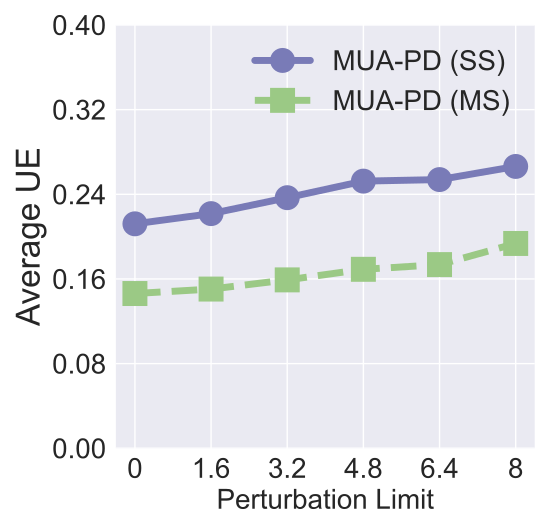

Python code for this plot:


import numpy as np
import matplotlib.pyplot as plt

epsilon = 3
beta = 1 / epsilon


x=[1, 2, 3, 4, 5, 6]
# validation_for_plt =[97,95.8600, 94.9400, 93.5400, 93.2400]
# attack_for_plt=[0, 0.3524, 0, 0.1762, 0.1762]
# basic_for_plt=[99.8, 99.8, 99.8, 99.8, 99.8]

labels = ['0', '1.6', '3.2', '4.8', '6.4', '8']
# unl_org = [97.77, 97.55, 97.35, 97.29, 97.21, 97.21]

# unl_hess_r = [96.6, 96.66, 96.04, 95.94, 95.85, 97.21]
unl_mib = [0.21209, 0.22173, 0.236790, 0.25244, 0.25390, 0.26631]

unl_muv = [0.14622, 0.15043, 0.1591124, 0.169101, 0.173551, 0.193527]
# unl_ss_wo = [94.32, 94.53, 94.78, 93.38, 94.04, 97.21]
for i in range(len(x)):
    unl_mib[i] = unl_mib[i]
    unl_muv[i] = unl_muv[i]


plt.style.use('seaborn')
plt.figure(figsize=(5.5, 5.3))
l_w=5
m_s=15
marker_s = 3
markevery=1
#plt.figure(figsize=(8, 5.3))
#plt.plot(x, unl_fr, color='blue', marker='^', label='Retrain',linewidth=l_w, markersize=m_s)
plt.plot(x, unl_mib, linestyle='-', color='#797BB7', marker='o', fillstyle='full', markevery=markevery,
         label='MUA-PD (SS)', linewidth=l_w, markersize=m_s, markeredgewidth=marker_s)

#plt.plot(x, unl_ss_w, color='g',  marker='*',  label='PriMU$_{w}$',linewidth=l_w, markersize=m_s)
plt.plot(x, unl_muv, linestyle='--', color='#9BC985',  marker='s', fillstyle='full', markevery=markevery,
         label='MUA-PD (MS)',linewidth=l_w, markersize=m_s, markeredgewidth=marker_s)

# plt.plot(x, unl_mib, linestyle=':', color='r',  marker='^', fillstyle='none', markevery=markevery,
#          label='VBU', linewidth=l_w,  markersize=m_s, markeredgewidth=marker_s)

# plt.plot(x, unl_hess_r, linestyle='-.', color='k',  marker='D', fillstyle='none', markevery=markevery,
#          label='HBFU',linewidth=l_w, markersize=m_s, markeredgewidth=marker_s)



#plt.plot(x, unl_vibu, color='silver',  marker='d',  label='VIBU',linewidth=4,  markersize=10)

# plt.plot(x, y_sa03, color='r',  marker='2',  label='AAAI21 A_acc, pr=0.3',linewidth=3, markersize=8)
# plt.plot(x, y_sa05, color='darkblue',  marker='4',  label='AAAI21 A_acc, pr=0.5',linewidth=3, markersize=8)
# plt.plot(x, y_ma03, color='darkviolet',  marker='3',  label='FedMC A_acc, pr=0.3',linewidth=3, markersize=8)
# plt.plot(x, y_ma05, color='cyan',  marker='p',  label='FedMC A_acc, pr=0.5',linewidth=3, markersize=8)


# plt.grid()
leg = plt.legend(fancybox=True, shadow=True)
# plt.xlabel('Malicious Client Ratio (%)' ,fontsize=16)
plt.ylabel('Average UE' ,fontsize=24)
my_y_ticks = np.arange(0, 0.41, 0.08)
plt.yticks(my_y_ticks,fontsize=20)
plt.xlabel('Perturbation Limit' ,fontsize=20)

plt.xticks(x, labels, fontsize=20)
# plt.title('CIFAR10 IID')

#plt.annotate(r"1e-1", xy=(0.1, 1.01), xycoords='axes fraction', xytext=(-10, 10),textcoords='offset points', ha='right', va='center', fontsize=15)

# plt.title('On CIFAR10', fontsize=24)
plt.legend(loc='best',fontsize=20)
plt.tight_layout()
#plt.title("MNIST")
plt.rcParams['figure.figsize'] = (2.0, 1)
plt.rcParams['image.interpolation'] = 'nearest'
plt.rcParams['figure.subplot.left'] = 0.11
plt.rcParams['figure.subplot.bottom'] = 0.08
plt.rcParams['figure.subplot.right'] = 0.977
plt.rcParams['figure.subplot.top'] = 0.969
plt.savefig('cifar10_influence_app_noise_analysis.pdf', format='pdf', dpi=200)
plt.show()
